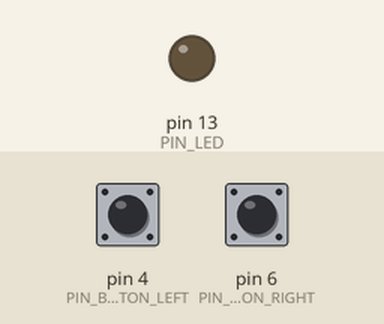
This program was run on a simulated Teensy 3. On the bench: output pins drawn as LEDs (lit = HIGH). The test bench sets the inputs (shaded band); at power-on: pin 4 (PIN_BUTTON_LEFT) HIGH, pin 6 (PIN_BUTTON_RIGHT) HIGH.

Above: at 1.2 s.
1.3 s: pin 4 (PIN_BUTTON_LEFT) pulled LOW for 0.15 s
Timing chart, 0 to 4.3 s (numbered marks = the images above; inputs shaded):
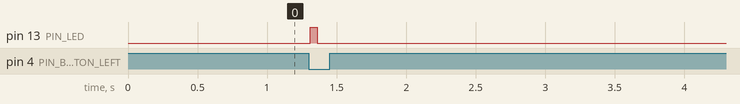

Measured:
- after the input at 1.3 s, pin 13 (PIN_LED): LOW → HIGH at once, → LOW 0.05 s later

The program:

main.cpp
```cpp
#include "Arduino.h"
#include <Bounce2.h>

#define PIN_BUTTON_LEFT 4
#define PIN_BUTTON_RIGHT 6
#define PIN_LED 13

const int DEBOUNCE_TIME   = 10; // ms
const int FLASH_TIME      = 50; // ms

Bounce btnLeft = Bounce(PIN_BUTTON_LEFT, DEBOUNCE_TIME);
Bounce btnRight = Bounce(PIN_BUTTON_RIGHT, DEBOUNCE_TIME);

// List of available key codes:
// https://www.pjrc.com/teensy/td_keyboard.html

// NOTE: I had to order functions based on the dependency graph

// IO HELPERS -----------------------------------------------------------------

void lightOn() {
  digitalWrite(PIN_LED, HIGH);
}

void lightOff() {
  digitalWrite(PIN_LED, LOW);
}

void flash() {
  lightOn();
  delay(FLASH_TIME);
  lightOff();
}

void sendKeyboardCommand(int modifier, int mainKey) {
  Keyboard.set_modifier(modifier);
  Keyboard.send_now();

  Keyboard.set_key1(mainKey);
  Keyboard.send_now();

  Keyboard.set_modifier(0);
  Keyboard.set_key1(0);
  Keyboard.send_now();
}

// COMMANDS -------------------------------------------------------------------

void toggleZoomMute() {
  sendKeyboardCommand(MODIFIERKEY_GUI | MODIFIERKEY_SHIFT, KEY_A);
}

void playPause() {
  Keyboard.press(KEY_MEDIA_PLAY_PAUSE);
  delay(300);  // Hold the key down so the OS recognizes it
  Keyboard.release(KEY_MEDIA_PLAY_PAUSE);
}

void nextTrack() {
  Keyboard.press(KEY_MEDIA_NEXT_TRACK);
  delay(300);  // Hold the key down so the OS recognizes it
  Keyboard.release(KEY_MEDIA_NEXT_TRACK);
}

// BUTTONS --------------------------------------------------------------------

void onBtnLeft() {
  playPause();
}

void onBtnRight() {
  nextTrack();

  // toggleZoomMute();
}

// LIFECYCLE ------------------------------------------------------------------

void setup() {
  pinMode(PIN_BUTTON_LEFT, INPUT_PULLUP);
  pinMode(PIN_BUTTON_RIGHT, INPUT_PULLUP);
  pinMode(PIN_LED, OUTPUT);
}

void loop() {
  btnLeft.update();
  btnRight.update();

  if (btnLeft.fell()) {
    flash();
    onBtnLeft();
  }

  if (btnRight.fell()) {
    flash();
    onBtnRight();
  }
}
```
